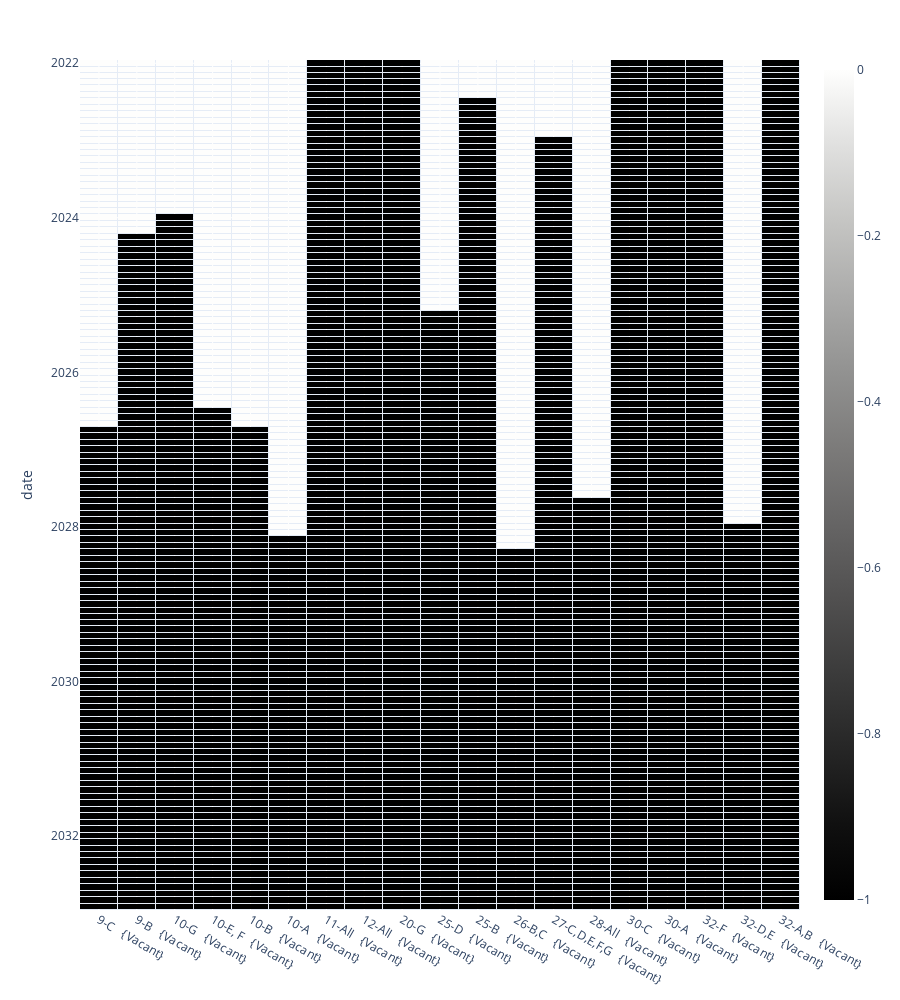

Source (notebook cell):
### Code cell
df_vacant = df_occ_stat.filter(regex="\{Vacant\}$", axis=1)
fig4 = px.imshow(df_vacant[df_vacant.columns[::-1]].loc['2022':'2032'], color_continuous_scale="gray", height=1000)
fig4.update_traces(xgap = 1, ygap = 1)
fig4.show()

### Figure 1 — Plotly figure (JSON) as saved in the notebook; plotly's stock layout.template omitted (floating-point values rounded to 4 significant figures; data arrays with more than 128 entries replaced by an {"elided": "..."} marker saying what was removed)
{"data": [{"coloraxis": "coloraxis", "hovertemplate": "x: %{x}<br>date: %{y}<br>color: %{z}<extra></extra>", "name": "0", "type": "heatmap", "x": ["9-C   {Vacant}", "9-B   {Vacant}", "10-G   {Vacant}", "10-E, F   {Vacant}", "10-B   {Vacant}", "10-A   {Vacant}", "11-All   {Vacant}", "12-All   {Vacant}", "20-G   {Vacant}", "25-D   {Vacant}", "25-B   {Vacant}", "26-B,C   {Vacant}", "27-C,D,E,F,G   {Vacant}", "28-All   {Vacant}", "30-C   {Vacant}", "30-A   {Vacant}", "32-F   {Vacant}", "32-D,E   {Vacant}", "32-A,B   {Vacant}"], "xaxis": "x", "xgap": 1, "y": {"elided": "132 str values"}, "yaxis": "y", "ygap": 1, "z": {"elided": "132x19 int values"}}], "layout": {"coloraxis": {"colorscale": [[0, "rgb(0, 0, 0)"], [0.09091, "rgb(16, 16, 16)"], [0.1818, "rgb(38, 38, 38)"], [0.2727, "rgb(59, 59, 59)"], [0.3636, "rgb(81, 80, 80)"], [0.4545, "rgb(102, 101, 101)"], [0.5455, "rgb(124, 123, 122)"], [0.6364, "rgb(146, 146, 145)"], [0.7273, "rgb(171, 171, 170)"], [0.8182, "rgb(197, 197, 195)"], [0.9091, "rgb(224, 224, 223)"], [1, "rgb(254, 254, 253)"]]}, "height": 1000, "margin": {"t": 60}, "xaxis": {"anchor": "y", "constrain": "domain", "domain": [0, 1], "scaleanchor": "y"}, "yaxis": {"anchor": "x", "autorange": "reversed", "constrain": "domain", "domain": [0, 1], "title": {"text": "date"}}}}
